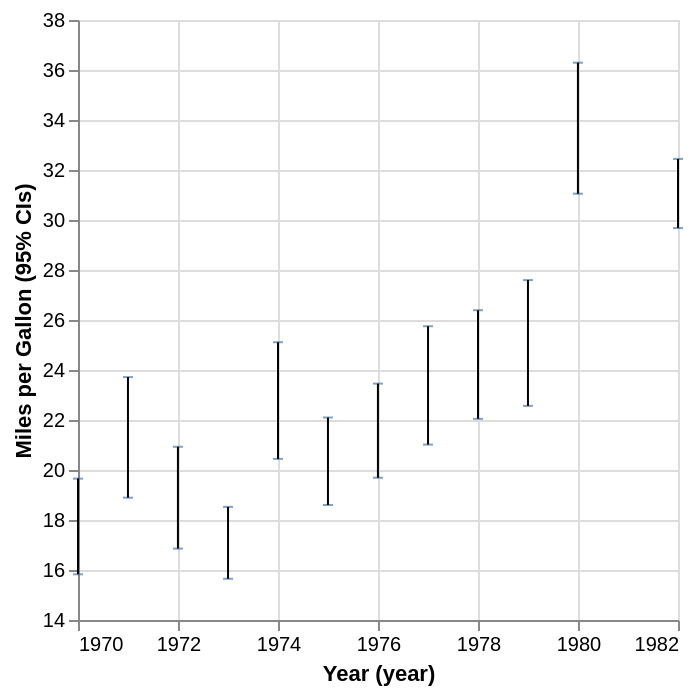

Write a Vega-Lite specification for this figure.
### Vega-Lite specification from a JSON file in a GitHub repository (floating-point values rounded to 4 significant figures; data arrays with more than 128 entries replaced by an {"elided": "..."} marker saying what was removed)
{"$schema": "https://vega.github.io/schema/vega-lite/v4.json", "data": {"values": {"elided": "406 records"}}, "mark": {"type": "errorbar", "extent": "ci", "ticks": true}, "encoding": {"y": {"field": "Miles_per_Gallon", "type": "quantitative", "scale": {"zero": false}, "title": "Miles per Gallon (95% CIs)"}, "x": {"timeUnit": "year", "field": "Year"}}}
